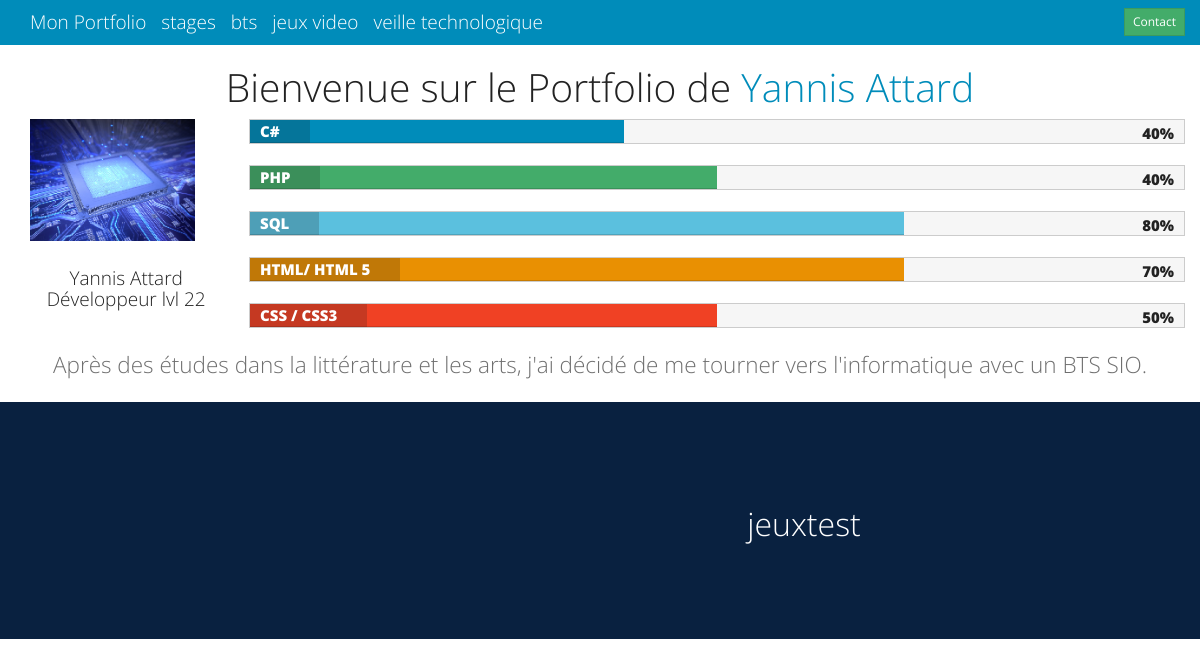
/index.php?categorie=games, run on the app's committed database.
### tables this page shows
CREATE TABLE IF NOT EXISTS `port_categories` (
  `id` int(11) NOT NULL AUTO_INCREMENT,
  `name` varchar(255) NOT NULL,
  `slug` varchar(255) NOT NULL,
  PRIMARY KEY (`id`)
);

CREATE TABLE IF NOT EXISTS `port_works` (
  `id` int(11) NOT NULL AUTO_INCREMENT,
  `name` varchar(255) NOT NULL,
  `slug` varchar(255) NOT NULL,
  `content` longtext NOT NULL,
  `category_id` int(11) NOT NULL,
  `image_id` int(10) NOT NULL,
  PRIMARY KEY (`id`),
  KEY `categories_id` (`category_id`),
  KEY `image_id` (`image_id`)
);

### lib/form.php (called while the page is built, shortened)
<?php
function background($number){
	switch($number){
		case 0: $return = 'background: #092140; color: #FFFFFF';
			break;
	}
	return $return;
}

### index.php (the view, shortened to what this page needs)
<?php
$i = 0;
include 'lib/includes.php';
$condition = '';
if(isset($_GET['categorie'])){
	$slug = $db->quote($_GET['categorie']);
	$select = $db->query("SELECT * FROM port_categories WHERE slug = $slug");
	$category = $select->fetch();
	$condition = "WHERE port_works.category_id = {$category['id']}";
}
$works = $db->query("SELECT port_works.name, port_works.id, port_works.slug, port_works.content, port_works.category_id, port_images.name as image_name
					  FROM port_works
					  LEFT JOIN port_images ON port_images.id = port_works.image_id
					  $condition")->fetchAll();
$categories = $db->query("SELECT id, slug, name FROM port_categories")->fetchAll();
include 'partials/header.php';
?>
<div class="container top-bar" id="1">
	<h1>Bienvenue sur le Portfolio de <a href="https://github.com/NotYannis">Yannis Attard</a></h1>
	<div class="row">
		<div class="col-sm-2">
			<img src ="<?= WEBROOT; ?>img/all/technologies.png" class="img-responsive">
		</div>
	    <div class="progress">
	        <div class="progress-bar" role="progressbar" aria-valuenow="40" aria-valuemin="0" aria-valuemax="100" style="width: 40%;">
	        </div>
	        <span class="progress-type">C#</span>
	        <span class="progress-completed">40%</span>
	    </div>
	    <div class="progress">
	        <div class="progress-bar progress-bar-success" role="progressbar" aria-valuenow="50" aria-valuemin="0" aria-valuemax="100" style="width: 50%">
	        </div>
	        <span class="progress-type">PHP</span>
	        <span class="progress-completed">40%</span>
	    </div>
	    <div class="progress">
	        <div class="progress-bar progress-bar-info" role="progressbar" aria-valuenow="70" aria-valuemin="0" aria-valuemax="100" style="width: 70%">
	        </div>
	        <span class="progress-type">SQL</span>
	        <span class="progress-completed">80%</span>
	    </div>
	    <div class="progress">
	        <div class="progress-bar progress-bar-warning" role="progressbar" aria-valuenow="70" aria-valuemin="0" aria-valuemax="100" style="width: 70%">
	        </div>
	        <span class="progress-type">HTML/ HTML 5</span>
	        <span class="progress-completed">70%</span>
	    </div>
		<div class="col-md-2" style="width: 19% ">
			<h4>
				Yannis Attard <br>Développeur lvl 22
			</h4>
		</div>
	    <div class="progress">
	        <div class="progress-bar progress-bar-danger" role="progressbar" aria-valuenow="50" aria-valuemin="0" aria-valuemax="100" style="width: 50%">
	        </div>
	        <span class="progress-type">CSS / CSS3</span>
	        <span class="progress-completed">50%</span>
	    </div>
	</div>
	<div class="row">
		<p class="lead">Après des études dans la littérature et les arts, j'ai décidé de me tourner vers l'informatique avec un BTS SIO.
		</p>
	</div>
</div>
<?php foreach ($categories as $k => $categorie){ ?>
<div class="container categorie" id = "<?= $categorie['id']; ?>">
	<?php foreach ($works as $k => $work):
	if($work['category_id'] == $categorie['id']): ?>
	<div class="container work" style="<?= background($i) ?>">
	<div class="row">
		<div class="col-sm-4">
		</div>
		<div class="col-sm-6">
			<h2><?= $work['name']; ?></h2>
		</div>
	</div>
	</div>
<?php if($i >= 4) $i = 0;
else $i++;
endif;
endforeach ?>
</div>
<?php
}
include 'partials/footer.php';
?>

### partials/header.php (shortened to what this page needs)
<!DOCTYPE html>
<html lang="en">
  <head>
    <link href="<?= WEBROOT; ?>css/bootstrap.css" rel="stylesheet">
    <link href="<?= WEBROOT; ?>css/starter-template.css" rel="stylesheet">
  </head>
  <body>
    <div class="navbar navbar-inverse navbar-fixed-top" role="navigation">
      <div class="container">
        <div class="navbar-header">
          <a class="navbar-brand" href="#1">Mon Portfolio</a>
          <?php if(isset($categories)){
          foreach ($categories as $k => $category): ?>
          <a class="navbar-brand" href="#<?= $category['id']; ?>">
            <?= $category['name']; ?>
          </a>
        <?php endforeach;
          }
         ?>
        </div>
        <ul class="nav navbar-nav navbar-right">
          <li>
            <button type="button" class="btn btn-success btn-xs panel_button" alt="expand">Contact</button>
          </li>
        </ul>
      </div>
    </div>

### css/starter-template.css (style rules this page uses)
body { padding-top: 45px; }

### data on the page
port_categories: name "stages"
port_categories: name "bts"
port_categories: name "jeux video"
port_categories: name "veille technologique"
port_works: name "jeuxtest"
